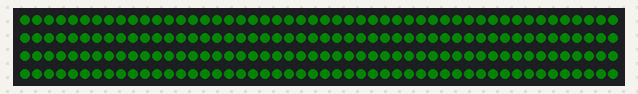
Bench run of a sketch on a simulated Arduino Uno, built with avr-gcc and run on an emulated ATmega328P. Shown: 200 RGB LEDs in strip order, left to right, continuing on the next row. Dim RGB values are drawn brighter than linear; what the sketch prints to the serial monitor is not drawn.

Above: at 0.17 s.

The sketch:

MorseThing.ino
```cpp
// Code for an installation which flashes a morse code message.

// Configuration:
#define LED_COUNT 200   // number of LEDs
#define LED_PIN 4       // pin to which WS2812 data is attached
#define DIT_LENGTH 100  // sets transmission speed; milliseconds
// this message is flashed on the LEDs:
char message[] = "CQ CQ CQ DE N7DUX N7DUX N7DUX K";


#include <FastLED.h>

CRGB leds[LED_COUNT];

const char* morseLetters[] = {
  ".-", "-...", "-.-.", "-..", ".", "..-.", "--.", "....", "..", ".---",  // A-J
  "-.-", ".-..", "--", "-.", "---", ".--.", "--.-", ".-.", "...", "-",    // K-T
  "..-", "...-", ".--", "-..-", "-.--", "--.."                            // U-Z
};
const char* morseNumbers[] = {
  "-----", ".----", "..---", "...--", "....-", ".....", "-....", "--...", "---..", "----."  // 0-9
};

#define DEBUG_ENABLE
// Debug Code:
#ifdef DEBUG_ENABLE
#define DEBUG_BEGIN(baudRate) Serial.begin(baudRate);
#define DEBUG(s) Serial.print(s);
#define DEBUGLN(t) Serial.println(t);
#else
#define DEBUG_BEGIN(baudRate)
#define DEBUG(s)
#define DEBUGLN(t)
#endif


void setup() {
  FastLED.addLeds<WS2811, LED_PIN, GRB>(leds, LED_COUNT);
  ledsOFF();

  DEBUG_BEGIN(9600)
}

void loop() {
  for (uint8_t i = 0; message[i] != '\0'; i++){
    blinkChar(message[i]);
  }
  delay(3000); // delay between sending the message
}


void ledsON() {
  fill_solid(leds, LED_COUNT, CRGB(0, 7, 0));
  FastLED.show();
}

void ledsOFF() {
  fill_solid(leds, LED_COUNT, CRGB(0, 0, 0));
  FastLED.show();
}

void blinkDit() {
  ledsON();
  delay(DIT_LENGTH);
  ledsOFF();
  delay(DIT_LENGTH);
}

void blinkDah() {
  ledsON();
  delay(DIT_LENGTH * 3);
  ledsOFF();
  delay(DIT_LENGTH);
}

void blinkSpace() {
  ledsOFF();
  delay(DIT_LENGTH * 7);
}

void blinkChar(char c) {
  if (c == ' ') {
    blinkSpace();
    DEBUGLN("blinked space")
  } else if (c >= 65 && c <= 90) {

    DEBUG("blinked ASCII char ")
    DEBUG(c)
    DEBUG(", lookup no. ")
    DEBUG(c - 65)
    DEBUG(" ")
    DEBUGLN(morseLetters[c - 65]);
    DEBUG("i < ")
    DEBUGLN(strlen(morseLetters[c - 65]))

    for (uint8_t i = 0; i < strlen(morseLetters[c - 65]); i++) {
      if (morseLetters[c - 65][i] == '.') {
        blinkDit();
        DEBUGLN("blinked dit")
      } else if (morseLetters[c - 65][i] == '-') {
        blinkDah();
        DEBUGLN("blinked dah")
      } else {
        DEBUGLN("Error: unrecognized char in morseLetters lookup table")
      }
    }
    delay(DIT_LENGTH * 3);
  } else if (c >= 48 && c <= 57) {

    DEBUG("blinking ASCII char ")
    DEBUG(c)
    DEBUG(", lookup no. ")
    DEBUG(c - 48)
    DEBUG(" ")
    DEBUGLN(morseNumbers[c - 48]);
    DEBUG("i < ")
    DEBUGLN(strlen(morseNumbers[c - 48]))

    for (uint8_t i = 0; i < strlen(morseNumbers[c - 48]); i++) {
      if (morseNumbers[c - 48][i] == '.') {
        blinkDit();
        DEBUGLN("blinked dit")
      } else if (morseNumbers[c - 48][i] == '-') {
        blinkDah();
        DEBUGLN("blinked dah")
      } else {
        DEBUGLN("Error: unrecognized char in morseLetters lookup table")
      }
    }
    delay(DIT_LENGTH * 3);
  } else {
    DEBUGLN("Error: unknown character (not a capital letter or number")
  }
}
```
